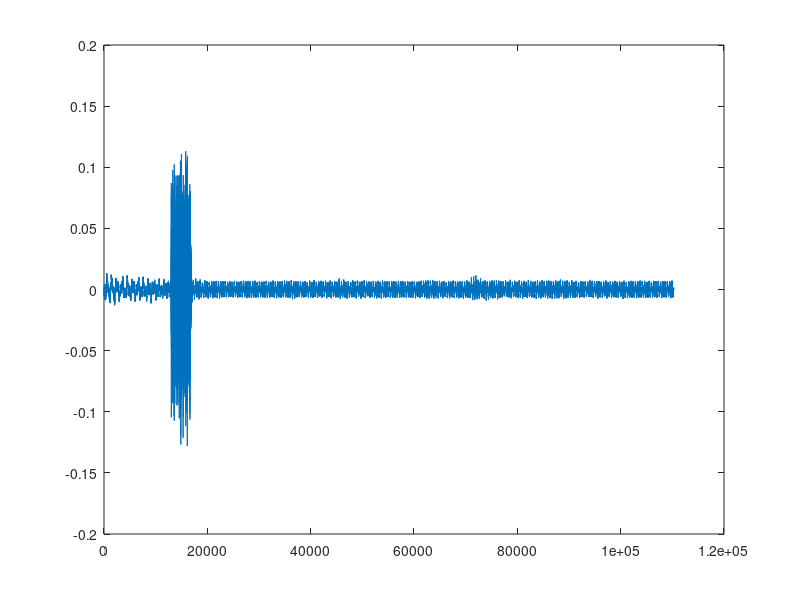

Reproduce this figure in MATLAB. (Note: this script raises an error after producing the figure.)
%% 1 Load p025c80r4212.mat
close all
load('pontusdaniel141202/p025c80r4212.mat')
plot(yrec)
Data = '1';
rngpilots = 42 %#ok<*NASGU>
rngmessage = 12
lengthCycP = 80; % Length of cyclic prefix
startsample = 1.3013e4;
startsample = startsample-290
startsample2 = sigStart2(yrec, tlength(lengthCycP,128,10),lengthCycP,'plot')
diff = startsample-startsample2
hold on
stem(startsample,0.1,'y')
hold off
startsample = startsample2;
noiseAmp = var(yrec(25000:30000))
sigAmp = var(yrec(12470:16730))
SNR = sigAmp/noiseAmp
%% 2 Load p025c40r4313.mat
close all
load('pontusdaniel141202/p025c40r4313.mat')
plot(yrec)
Data = '2';
rngpilots = 43
rngmessage = 13
lengthCycP = 40; % Length of cyclic prefix
startsample = 1.6644e4;
startsample = startsample-120 
startsample2 = sigStart2(yrec, tlength(lengthCycP,128,10),lengthCycP,'plot')
diff = startsample-startsample2
hold on
stem(startsample,0.1,'y')
hold off
startsample = startsample2;
%% 3 Load p015c80r4414.mat
close all
load('pontusdaniel141202/p015c80r4414.mat')
plot(yrec)
Data = '3';
rngpilots = 44
rngmessage = 14
lengthCycP = 80; % Length of cyclic prefix
startsample = 1.5109e4;
startsample = startsample-250 
startsample2 = sigStart2(yrec, tlength(lengthCycP,128,10),lengthCycP,'plot')
diff = startsample-startsample2
hold on
stem(startsample,0.1,'y')
hold off
startsample = startsample2;
%% 4 Load p015c40r4515.mat
close all
load('pontusdaniel141202/p015c40r4515.mat')
plot(yrec)
Data = '4';
rngpilots = 45
rngmessage = 15
lengthCycP = 40; % Length of cyclic prefix
startsample = 1.8722e4;
startsample = startsample-270
startsample2 = sigStart2(yrec, tlength(lengthCycP,128,10),lengthCycP,'plot')
diff = startsample-startsample2
hold on
stem(startsample,0.1,'y')
hold off
startsample = startsample2;
%% 5 Load p005c80r4616.mat
close all
load('pontusdaniel141202/p005c80r4616.mat')
plot(yrec)
Data = '5';
rngpilots = 46
rngmessage = 16
lengthCycP = 80; % Length of cyclic prefix
startsample = 1.6105e4;
startsample = startsample -330
startsample2 = sigStart2(yrec, tlength(lengthCycP,128,10),lengthCycP,'plot')
diff = startsample-startsample2
hold on
stem(startsample,0.1,'y')
hold off
startsample = startsample2;

noiseAmp = var(yrec(21940:48880))
sigAmp = var(yrec(16120:19840))
SNR = sigAmp/noiseAmp
%% 6 Load p005c40r4717.mat
close all
load('pontusdaniel141202/p005c40r4717.mat')
plot(yrec)
Data = '6';
rngpilots = 47
rngmessage = 17
lengthCycP = 40; % Length of cyclic prefix
startsample = 9140;
startsample = startsample -210
startsample2 = sigStart2(yrec, tlength(lengthCycP,128,10),lengthCycP,'plot')
diff = startsample-startsample2
hold on
stem(startsample,0.1,'y')
hold off
startsample = startsample2;
%% 7 Load p002c80r4818.mat
close all
load('pontusdaniel141202/p002c80r4818.mat')
plot(yrec)
Data = '7';
rngpilots = 48
rngmessage = 18
lengthCycP = 80; % Length of cyclic prefix
startsample = 1.0795e4;
startsample = startsample -650
startsample2 = sigStart2(yrec, tlength(lengthCycP,128,10),lengthCycP,'plot')
diff = startsample-startsample2
hold on
stem(startsample,0.1,'y')
hold off
startsample = startsample2;
%% General Parameters & Start plot
fs = 22050;      % Sampling frequency
fc = 4000;       % Center frequency
R = 10;           % Upsampling nymber
N = 128;         % Number of bits to send
NN = 2^14;       % Number of frequency grid points
%lengthCycP = 80; % Length of cyclic prefix
E = 100;           % Gain

%Pilots
rng(rngpilots);
pilotBits = 2*round(rand(1,2*N))-1;
%Message
rng(rngmessage);
cheatmessageBits = 2*round(rand(1, 2*N)) - 1;

% Modify samples - Cut yrec to right length
close all
truelength = tlength(lengthCycP,N,R);
truelength =  truelength + 800;
zmr = yrec(startsample:startsample+truelength-1);
figure
plot(zmr)

% RECIEVER first part
close all

%Demodulation
yib = demodulate(zmr,fs,fc,NN,zmr);

%Decimation
B = firpm(32,2*[0 0.5/R*0.9 0.5/R*1.6 1/2],[1 1 0 0]);
yi = conv(yib,B);

%Down sampling
y = yi(1:R:end);

% Check BER for different syncerrors between start and stop
close all
start = -lengthCycP -0;
stop = lengthCycP-0;
clc
[BERpilot,BERmessage] = findSynchError(start, stop, y, pilotBits,cheatmessageBits, lengthCycP, N, E);

% plot(start:stop,BERmessage);
% title('Bit errors for bit message')
xlabel('Shifted samples in baseband')
ylabel('# of bit errors')
% Decode at one specific syncerror, BE and BER
synchError = 0; %Choose a synchError (check with findSynchError)
[estmessageBits, H_est, estpilotBits] = iOFDMToBits(y, pilotBits, lengthCycP, N, synchError, E);

%Plot the recieved estmessagebits
% figure
% stem(abs(H_est))
% % title('stem(abs(Hest))')
% xlabel('Samples');
% ylabel('Amplitude');
% figure 
% stem(angle(H_est))
% xlabel('Samples');
% ylabel('Phase [rad]');
% title('stem(angle(Hest))')

%Check bitterror
estmessageBits01 = (estmessageBits + 1)./2;%convert to 1,0
cheatmessageBits01 = (cheatmessageBits + 1)./2;%convert to 1,0
biterrors = sum(abs(estmessageBits01 - cheatmessageBits01));
disp('Data #')
disp(Data)
disp('Bit errors for recieved message');
disp(biterrors);
BER = biterrors/256
% Frequency plotting
close all
C = [115 115 115];
L = [82 82 82];
fs = 22050;
NN = 2^14;
w = (0:NN-1)/NN*fs;
load('sims_ws2')
f_yrec = abs(fft(zmr, NN));    % Recorded signal
f_dem = abs(fft(yib, NN));      % Demodulated signal
f_filt = abs(fft(yi, NN));
f_down = abs(fft(y, NN));

X1 = 500;
Y1 = 500;
Leng = 1000;
Hei = 400;

close all
f1=figure(1);
set(f1, 'Position', [X1 Y1 Leng Hei])
subplot(211)
plot(w, f_yrec, 'Color', C./255);
title('Recieved signal', 'Interpreter', 'latex', 'FontSize', 20, 'Color', C./255);
xlabel('Frequency [Hz]', 'Interpreter', 'latex', 'FontSize', 16, 'Color', C./255);
ylabel('Amplitude', 'Interpreter', 'latex', 'FontSize', 16, 'Color', C./255);
axis([0 22.05e3 0 18])
subplot(212)
plot(w, f_yrec2, 'Color', C./255);
xlabel('Frequency [Hz]', 'Interpreter', 'latex', 'FontSize', 16, 'Color', C./255);
ylabel('Amplitude', 'Interpreter', 'latex', 'FontSize', 16, 'Color', C./255);
axis([0 22.05e3 0 900])

f2=figure(2);
set(f2, 'Position', [X1 Y1 Leng Hei])
subplot(211)
plot(w, f_dem, 'Color', C./255);
title('Demodulated signal', 'Interpreter', 'latex', 'FontSize', 20, 'Color', C./255);
xlabel('Frequency [Hz]', 'Interpreter', 'latex', 'FontSize', 16, 'Color', C./255);
ylabel('Amplitude', 'Interpreter', 'latex', 'FontSize', 16, 'Color', C./255);
axis([0 22.05e3 0 18])
subplot(212)
plot(w, f_dem2, 'Color', C./255);
xlabel('Frequency [Hz]', 'Interpreter', 'latex', 'FontSize', 16, 'Color', C./255);
ylabel('Amplitude', 'Interpreter', 'latex', 'FontSize', 16, 'Color', C./255);
axis([0 22.05e3 0 900])

f3=figure(3);
set(f3, 'Position', [X1 Y1 Leng Hei])
subplot(211)
plot(w, f_filt, 'Color', C./255);
title('Filtered signal', 'Interpreter', 'latex', 'FontSize', 20, 'Color', C./255);
xlabel('Frequency [Hz]', 'Interpreter', 'latex', 'FontSize', 16, 'Color', C./255);
ylabel('Amplitude', 'Interpreter', 'latex', 'FontSize', 16, 'Color', C./255);
axis([0 22.05e3 0 16])
subplot(212)
plot(w, f_filt2, 'Color', C./255);
xlabel('Frequency [Hz]', 'Interpreter', 'latex', 'FontSize', 16, 'Color', C./255);
ylabel('Amplitude', 'Interpreter', 'latex', 'FontSize', 16, 'Color', C./255);
axis([0 22.05e3 0 800])

f4=figure(4);
set(f4, 'Position', [X1 Y1 Leng Hei])
subplot(211)
plot(w, f_down, 'Color', C./255);
title('Downsampled signal', 'Interpreter', 'latex', 'FontSize', 20, 'Color', C./255);
xlabel('Frequency [Hz]', 'Interpreter', 'latex', 'FontSize', 16, 'Color', C./255);
ylabel('Amplitude', 'Interpreter', 'latex', 'FontSize', 16, 'Color', C./255);
axis([0 22.05e3 0 1.6])
subplot(212)
plot(w, f_down2, 'Color', C./255);
xlabel('Frequency [Hz]', 'Interpreter', 'latex', 'FontSize', 16, 'Color', C./255);
ylabel('Amplitude', 'Interpreter', 'latex', 'FontSize', 16, 'Color', C./255);
axis([0 22.05e3 0 80])